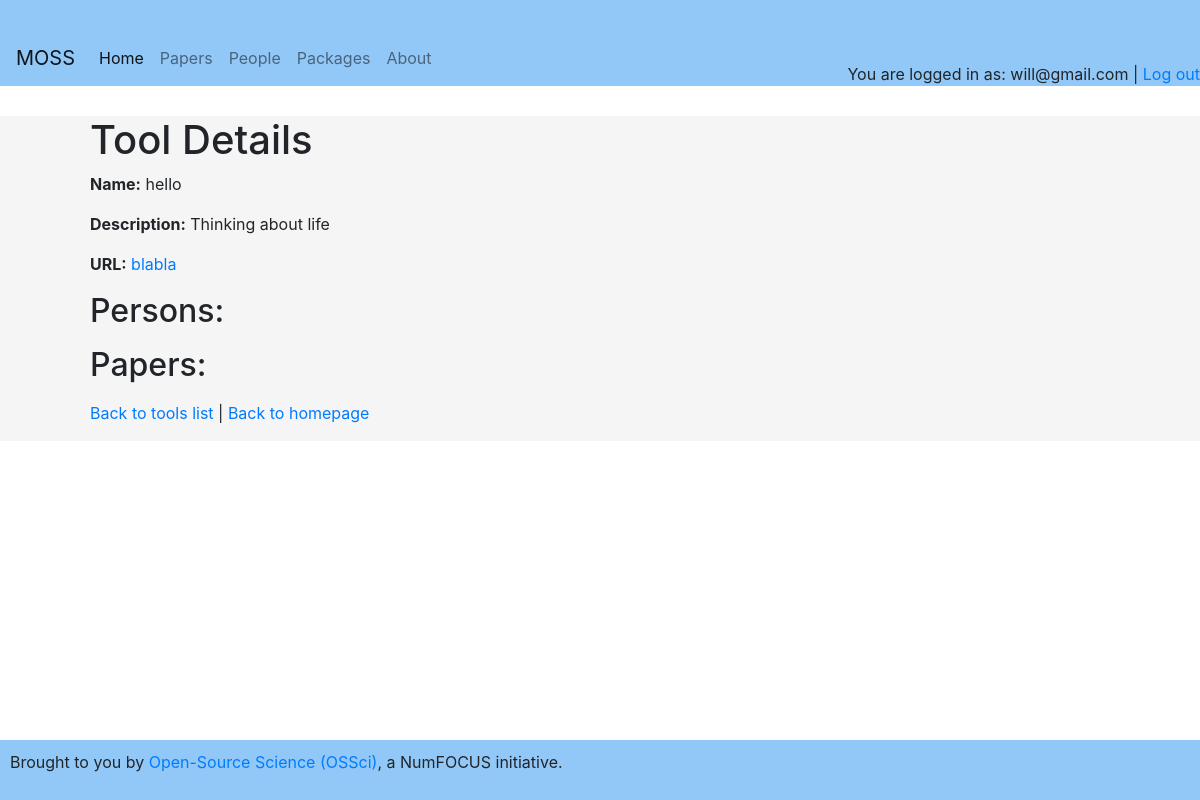
The page /tools/1 (signed in) on the database its author committed.
### app.py (models this page shows)
class User(UserMixin, db.Model):
    id = db.Column(db.Integer, primary_key=True)
    email = db.Column(db.String(120), unique=True, nullable=False)
    password = db.Column(db.String(120), nullable=False)
    name = db.Column(db.String(120))
    bio = db.Column(db.String(500))
    url = db.Column(db.String(200))

class Tool(db.Model):
    __tablename__ = 'tools'
    id = db.Column(db.Integer, primary_key=True)
    name = db.Column(db.String(120), nullable=False)
    description = db.Column(db.String(500))
    url = db.Column(db.String(200))
    persons = relationship("PackagesPerPerson", back_populates="tool")
    articles = relationship("PackagesPerPaper", back_populates="tool")

### app.py (the view)
@app.route('/tools/<int:tool_id>')
def tool_detail(tool_id):
    tool = Tool.query.get_or_404(tool_id)
    return render_template('tool_detail.html', tool=tool)

### app.py (called while the page is built)
@app.context_processor
def inject_current_user():
    return dict(current_user=current_user)

@login_manager.user_loader
def load_user(user_id):
    return db.session.get(User, int(user_id))

### templates/tool_detail.html (shortened to what this page needs)
{% extends 'base.html' %}
{% block content %}
<h1>Tool Details</h1>
<p><strong>Name:</strong> {{ tool.name }}</p>
<p><strong>Description:</strong> {{ tool.description }}</p>
<p><strong>URL:</strong> <a href="{{ tool.url }}">{{ tool.url }}</a></p>
<h2>Persons:</h2>
<h2>Papers:</h2>
<p>
  <a href="{{ url_for('tools') }}">Back to tools list</a> |
  <a href="{{ url_for('index') }}">Back to homepage</a>
</p>
{% endblock %}

### templates/header.html (shortened to what this page needs)
<div class="header">
    <div class="header-left">
      <nav class="navbar navbar-expand-lg navbar-light" style="background-color: #92c8f7;">
        <a class="navbar-brand" href="#">MOSS</a>
        <div class="collapse navbar-collapse" id="navbarNav">
          <ul class="navbar-nav">
            <li class="nav-item active">
              <a class="nav-link" href="{{ url_for('index') }}">Home <span class="sr-only">(current)</span></a>
            </li>
            <li class="nav-item">
              <a class="nav-link" href="{{ url_for('articles') }}">Papers</a>
            </li>
            <li class="nav-item">
              <a class="nav-link" href="{{ url_for('persons') }}">People</a>
            </li>
            <li class="nav-item">
              <a class="nav-link" href="{{ url_for('tools') }}">Packages</a>
            </li>
            <li class="nav-item">
              <a class="nav-link" href="{{ url_for('about') }}">About</a>
            </li>
          </ul>
        </div>
      </nav>
    </div>
    {% if current_user.is_authenticated %}
    <div class="header-right">
      You are logged in as: {{ current_user.email }} | <a href="{{ url_for('logout') }}">Log out</a>
    </div>
  {% else %}
    <div class="header-right">
      <a href="{{ url_for('register') }}">Register</a> |
      <a href="{{ url_for('login') }}">Login</a>
    </div>
  {% endif %}
</div>

### static/style.css (style rules this page uses)
body { font-family: Arial, sans-serif; background-color: #f5f5f5; margin: 0; padding: 0; min-height: 100%; display: flex; flex-direction: column; }
.header { background-color: #92c8f7; padding-top: 30px; display: flex; justify-content: space-between; }
.header-left { position: relative; background-color: #92c8f7; }
.header-right { align-self: flex-end; }
html, body { height: 100%; }

### rows shown on the page
User: email "will@gmail.com"
Tool: name "hello", description "Thinking about life", url "blabla"
